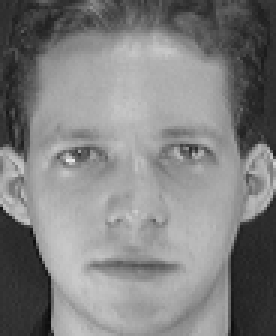
#> input picture orl_faces_train/s1/1.pgm, 92 x 112 px (shown 3 times larger); its folder holds only this picture in this run; the run also reads 1 picture not shown here
$ jupyter execute --allow-errors faceRecognition.ipynb
#> lines starting #> are read from the running program, lines starting #| are printed output that depends on the picture
### pca.py
import numpy as np
import matplotlib.pyplot as plt


class PCA_:
    def __init__(self, num_components):

        self.num_components = num_components
        self.principle_components = None
        self.mean = None
        self.variance = None

    def fit(self, X):
        # move origin to mean
        self.mean = np.mean(X, axis=0)
        X_centered = X - self.mean

        # cov(Xᵢ,Xⱼ) = Σ[(Xᵢₖ - Xᵢ_mean)(Xⱼₖ - Xⱼ_mean)] / (n-1)
        n_samples = X_centered.shape[0]
        cov_matrix = np.dot(X_centered.T, X_centered) / (n_samples - 1)

        # eigenvalues solve det(C - λI) = 0
        # eigenvectors solve (C - λI)v = 0 which is equivalent to C·v = λ·v
        eigenvalues, eigenvectors = np.linalg.eigh(cov_matrix)

        # store n largest eigenvalues and corresponding eigenvectors
        idx = np.argsort(eigenvalues)[::-1]
        eigenvalues = eigenvalues[idx]
        eigenvectors = eigenvectors[:, idx]
        self.principle_components = eigenvectors[:, :self.num_components].T
        self.variance = eigenvalues[:self.num_components]

        return self

    def transform(self, X):
        # move origin to mean and project
        X_centered = X - self.mean
        return np.dot(X_centered, self.principle_components.T)

### faceRecognition.ipynb
[cell 1]
import os
import cv2
import numpy as np
from sklearn.decomposition import PCA
from sklearn.svm import SVC
from sklearn.preprocessing import LabelEncoder
from sklearn.metrics import accuracy_score
from sklearn.model_selection import GridSearchCV

[cell 2]
def load_images_labels(folder, image_size=(64, 64)):
    X, y = [], []
    for label in sorted(os.listdir(folder)):
        person_dir = os.path.join(folder, label)
        if not os.path.isdir(person_dir):
            continue
        for fname in os.listdir(person_dir):
            fpath = os.path.join(person_dir, fname)
            img = cv2.imread(fpath, cv2.IMREAD_GRAYSCALE)
            if img is None:
                continue
            img = cv2.resize(img, image_size)
            X.append(img.flatten())
            y.append(label)
    return np.array(X), np.array(y)

[cell 3]
train_dir = "orl_faces_train"
test_dir = "orl_faces_test"

X_train, y_train = load_images_labels(train_dir) # i split the data 80:20
#> in load_images_labels, img is the input picture: shape (112, 92); min 11, max 234, mean 128.3
#> in load_images_labels, `img = cv2.resize(img, image_size)`:
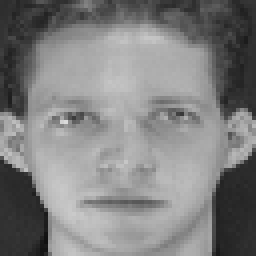
#> img: shape (64, 64) (shown 4 times larger); min 16, max 218, mean 128.2
#> pass 2 of the loop in load_images_labels, `for label in sorted(os.listdir(folder)):`:
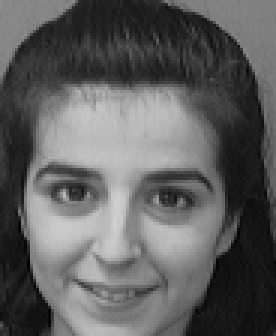
#> input picture orl_faces_train/s10/1.pgm, 92 x 112 px (shown 3 times larger)
#> in load_images_labels, img is the input picture: shape (112, 92); min 1, max 207, mean 95.1
#> in load_images_labels, `img = cv2.resize(img, image_size)`:
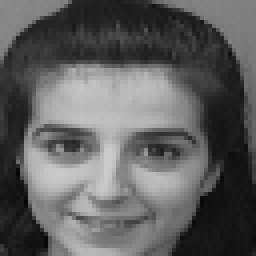
#> img: shape (64, 64) (shown 4 times larger); min 6, max 204, mean 95
#> pass 3 of the loop in load_images_labels, `for label in sorted(os.listdir(folder)):`:
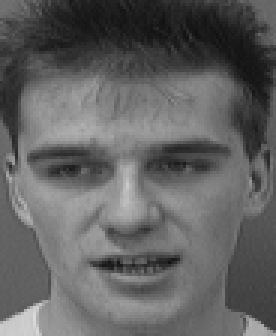
#> input picture orl_faces_train/s30/8.pgm, 92 x 112 px (shown 3 times larger)
#> in load_images_labels, img is the input picture: shape (112, 92); min 16, max 218, mean 97.8
#> in load_images_labels, `img = cv2.resize(img, image_size)`:
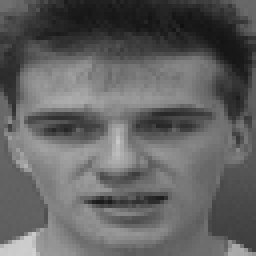
#> img: shape (64, 64) (shown 4 times larger); min 16, max 208, mean 97.6
#> (the rest of this cell did not finish here and is left out)


print(f"Train: {X_train.shape}, Test: {X_test.shape}")

[cell 4]
le = LabelEncoder() #convert s1, s2, s3... to 0, 1, 2...
y_train_enc = le.fit_transform(y_train)
#> y_train_enc = [0, 1, 2]
#> (the rest of this cell did not finish here and is left out)

[cell 5]
# [9 lines of commented-out code are left out]

[cell 6]
# y_pred = clf.predict(X_test_pca)
# acc = accuracy_score(y_test_enc, y_pred)
# print(f"Test accuracy: {acc:.2%}")

---

## from scratch PCA

[cell 7]
from pca import PCA_
pca_ = PCA_(num_components=100)
X_train_pca_ = pca_.fit(X_train)
#> in fit, `self.mean = np.mean(X, axis=0)`: self.mean = 4096 values, max 183.3 at index 2587, min 30 at index 889, mean 107
#> in fit, `cov_matrix = np.dot(X_centered.T, X_centered) / (n_samples - 1)`:
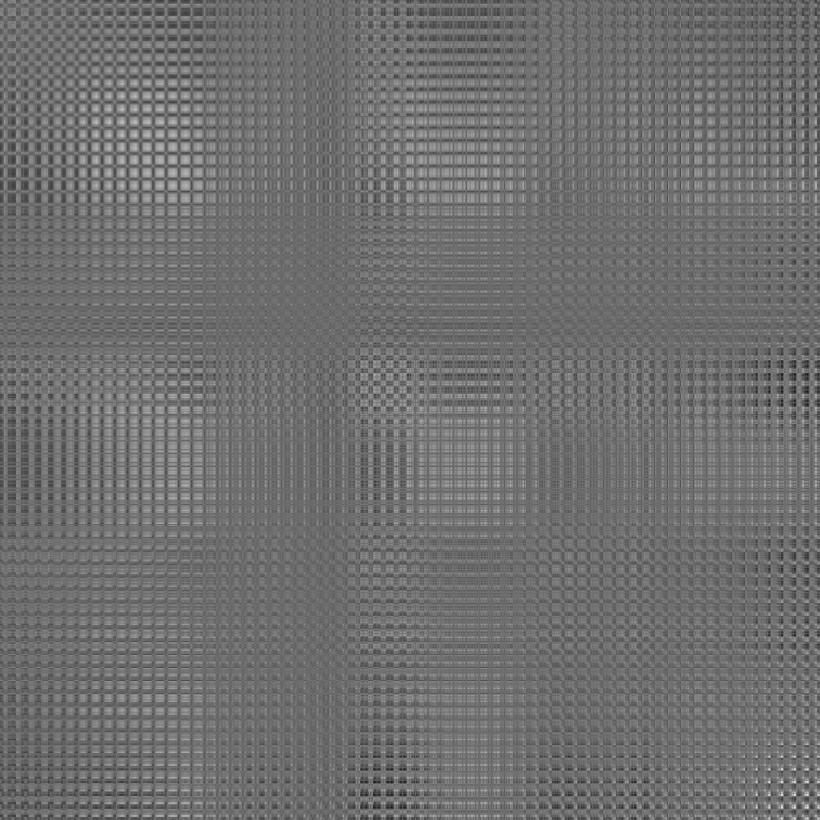
#> cov_matrix: shape (4096, 4096) float64 (shown at 1/5 size); min -8035, max 11041.3, mean 340.8; drawn with min black and max white
#> in fit, `eigenvalues, eigenvectors = np.linalg.eigh(cov_matrix)`:
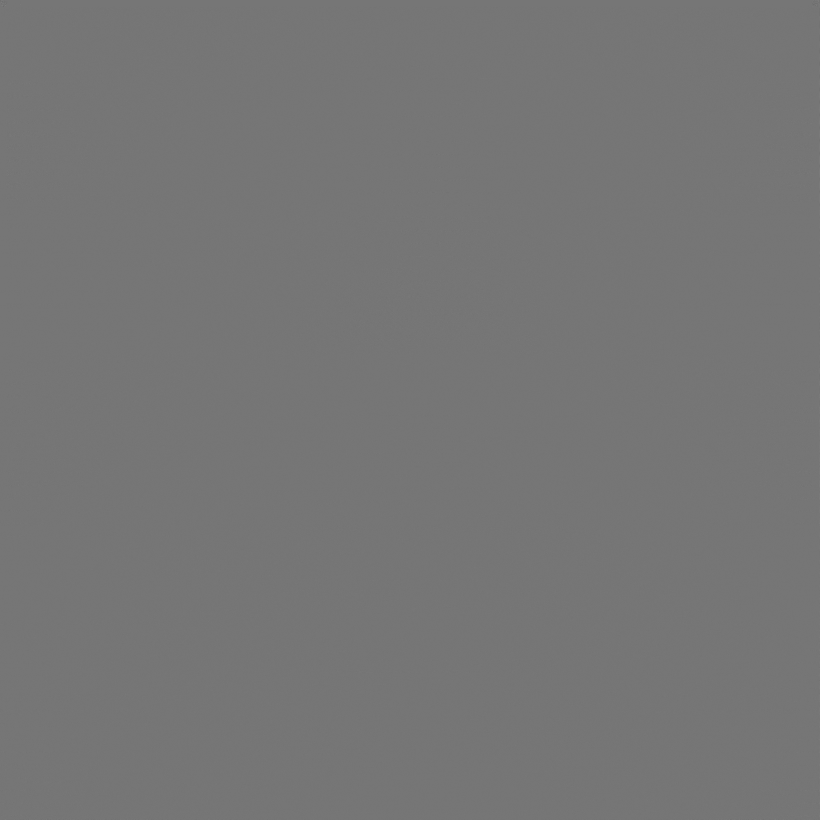
#> eigenvectors: shape (4096, 4096) float64 (shown at 1/5 size); min -0.856, max 0.992, mean 1.46e-06; drawn with min black and max white
#> in fit, `eigenvalues, eigenvectors = np.linalg.eigh(cov_matrix)`: eigenvalues = 4096 values from -5.17e-09 to 4556331.2
#> in fit, `idx = np.argsort(eigenvalues)[::-1]`: idx = 4096 values, max 4095 at index 0, min 0 at index 4095, mean 2047.5
#> in fit, `eigenvalues = eigenvalues[idx]`: eigenvalues = 4096 values, max 4556331.2 at index 0, min -5.17e-09 at index 4095, mean 1786.2
#> in fit, `self.variance = eigenvalues[:self.num_components]`: self.variance = 100 values, max 4556331.2 at index 0, min 3.58e-11 at index 99, mean 73163.2
X_train_pca_ = pca_.transform(X_train)
#> (the rest of this cell did not finish here and is left out)

[cell 8]
# y_pred_ = clf_.predict(X_test_pca_)
# acc_ = accuracy_score(y_test_enc, y_pred_)
# print(f"Test accuracy (PCA_): {acc_:.2%}")

[cell 9]
# Euclidean NN with threshold
threshold = 4000  # Adjust as needed

y_pred_euclid_thresh = []
#> (the rest of this cell did not finish here and is left out)

[cell 10]
import cv2
import numpy as np

def predict_single_image(img_path, pca_, X_train_pca_, y_train_enc, le, threshold=4000):
    # 1. Load and preprocess image
    img = cv2.imread(img_path, cv2.IMREAD_GRAYSCALE)
    img = cv2.resize(img, (64, 64))
    img_flat = img.flatten().reshape(1, -1)

    # 2. Transform using PCA_
    img_pca = pca_.transform(img_flat)

    # 3. Compute Euclidean distances to all train samples
    dists = np.sqrt(np.sum((X_train_pca_ - img_pca) ** 2, axis=1))
    min_idx = np.argmin(dists)
    min_dist = dists[min_idx]

    # 4. Predict label or unknown
    if min_dist < threshold:
        pred_label_enc = y_train_enc[min_idx]
        pred_label = le.inverse_transform([pred_label_enc])[0]
    else:
        pred_label = "unknown"

    return pred_label, min_dist

# Example usage:
pred, dist = predict_single_image("orl_faces_test/s30/8.pgm", pca_, X_train_pca_, y_train_enc, le, threshold=4000)
#> in predict_single_image, `dists = np.sqrt(np.sum((X_train_pca_ - img_pca) ** 2, axis=1))`: dists = [3677.2, 3497, 3.62e-13]
#> in predict_single_image, `min_idx = np.argmin(dists)`: min_idx = 2
#> in predict_single_image, `min_dist = dists[min_idx]`: min_dist = 3.62e-13
#> in predict_single_image, `pred_label_enc = y_train_enc[min_idx]`: pred_label_enc = 2
#> in predict_single_image, `pred_label = le.inverse_transform([pred_label_enc])[0]`: pred_label = 's30'
#> pred = 's30'; dist = 3.62e-13
print(f"Predicted label: {pred}, Distance: {dist}")
#| Predicted label: s30, Distance: 3.616084388602145e-13

[cell 11]
import matplotlib.pyplot as plt

eigenfaces = pca_.principle_components.reshape((100, 64, 64))  # 100 eigenfaces of size 64x64

fig, axes = plt.subplots(5, 10, figsize=(15, 8))
for i, ax in enumerate(axes.flat):
    ax.imshow(eigenfaces[i], cmap='gray')
    ax.set_title(f"Eigenface {i+1}")
    ax.axis('off')
plt.tight_layout()
plt.show()
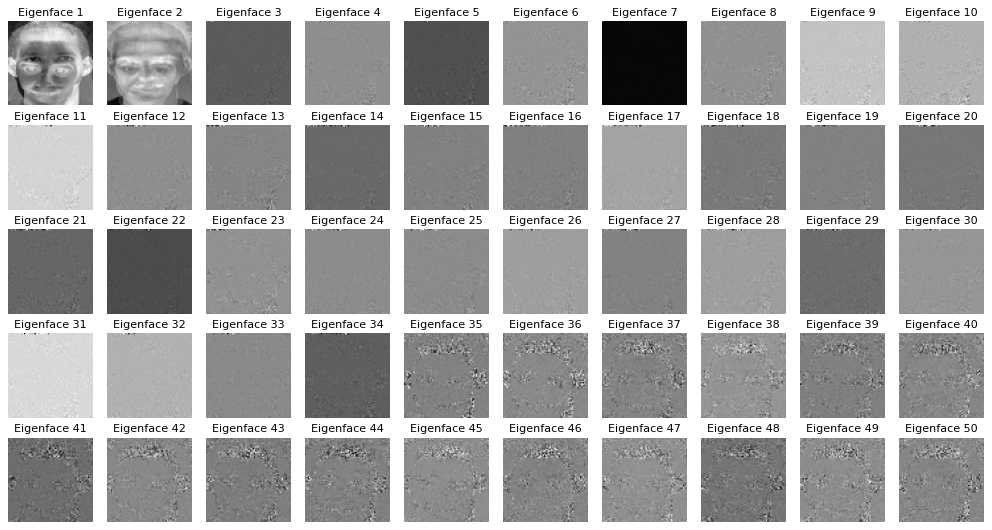
#> figure drawn by matplotlib, 50 panels
